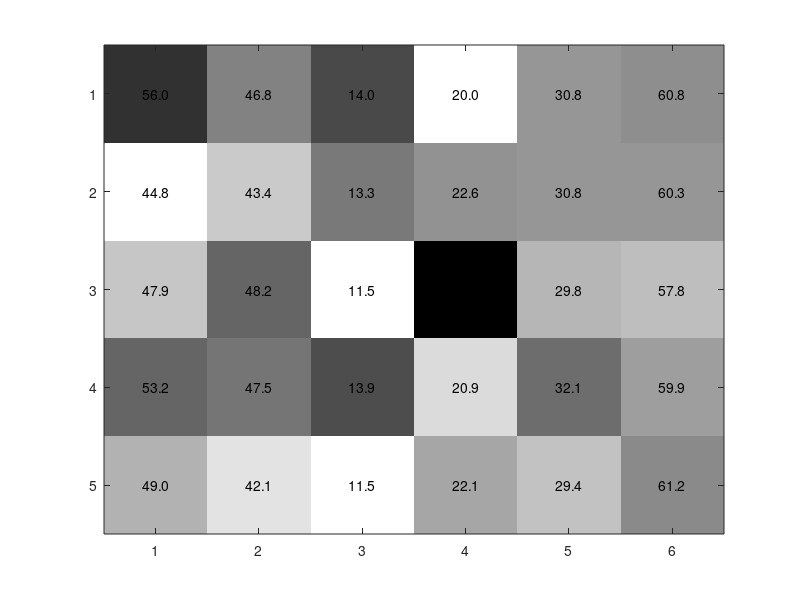

The MATLAB source for this figure: (Note: this script raises an error after producing the figure.)
function MOT_confusion_table

close all;
data = [56.0, 46.8, 14.0, 20.0, 30.8, 60.8;
        44.8, 43.4, 13.3, 22.6, 30.8, 60.3;
        47.9, 48.2, 11.5, 26.1, 29.8, 57.8;
        53.2, 47.5, 13.9, 20.9, 32.1, 59.9;
        49.0, 42.1, 11.5, 22.1, 29.4, 61.2];

C = data;
for i = 1:size(C, 2)
    s = sum(C(:,i));
    C(:,i) = C(:,i) / s;
end
C = 100 * C;
 
imagesc(C);  
colormap(flipud(gray)); 

textStrings = num2str(data(:),'%0.1f');       % Create strings from the matrix values
textStrings = strtrim(cellstr(textStrings));  % Remove any space padding

[x,y] = meshgrid(1:6, 1:5);   %# Create x and y coordinates for the strings
hStrings = text(x(:), y(:),textStrings(:),...      %# Plot the strings
                'HorizontalAlignment','center');
midValue = mean(get(gca,'CLim'));  %# Get the middle value of the color range
textColors = repmat(C(:) > midValue,1,3);  %# Choose white or black for the
                                             %#   text color of the strings so
                                             %#   they can be easily seen over
                                             %#   the background color
set(hStrings,{'Color'},num2cell(textColors,2));  %# Change the text colors

set(gca,'XTick',1:6,...                         %# Change the axes tick marks
        'XTickLabel',{'TUD-Campus','ETH-Sunnyday', 'ETH-Pedcross2', 'ADL-Rundle-8','Venice-2', 'KITTI-17'},...  %#   and tick labels
        'YTick',1:5,...
        'YTickLabel',{'TUD-Stadtmitte','ETH-Sunnyday','ADL-Rundle-6','KITTI-13','PETS09-S2L1'},...
        'TickLength',[0 0], ...
        'Fontsize', 12);
xlabel('Testing Sequences');    
ylabel('Training Sequences');
title('MOTA');

rotateXLabels(gca, -25);